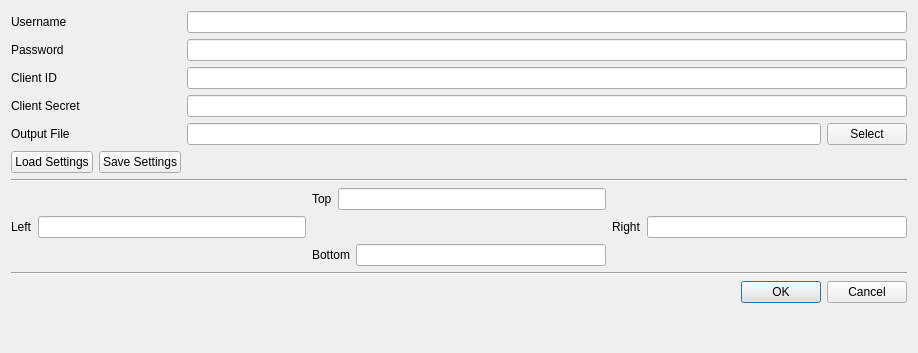
<?xml version="1.0" encoding="UTF-8"?>
<ui version="4.0">
 <class>DGConnect</class>
 <widget class="QDialog" name="DGConnect">
  <property name="geometry">
   <rect>
    <x>0</x>
    <y>0</y>
    <width>918</width>
    <height>353</height>
   </rect>
  </property>
  <property name="windowTitle">
   <string>DGConnect</string>
  </property>
  <layout class="QFormLayout" name="formLayout">
   <property name="fieldGrowthPolicy">
    <enum>QFormLayout::AllNonFixedFieldsGrow</enum>
   </property>
   <item row="0" column="0">
    <widget class="QLabel" name="username_label">
     <property name="text">
      <string>Username</string>
     </property>
     <property name="buddy">
      <cstring>username</cstring>
     </property>
    </widget>
   </item>
   <item row="0" column="1">
    <widget class="QLineEdit" name="username"/>
   </item>
   <item row="1" column="0">
    <widget class="QLabel" name="password_label">
     <property name="text">
      <string>Password</string>
     </property>
     <property name="buddy">
      <cstring>password</cstring>
     </property>
    </widget>
   </item>
   <item row="1" column="1">
    <widget class="QLineEdit" name="password">
     <property name="echoMode">
      <enum>QLineEdit::Password</enum>
     </property>
    </widget>
   </item>
   <item row="2" column="0">
    <widget class="QLabel" name="client_id_label">
     <property name="text">
      <string>Client ID</string>
     </property>
     <property name="buddy">
      <cstring>client_id</cstring>
     </property>
    </widget>
   </item>
   <item row="2" column="1">
    <widget class="QLineEdit" name="client_id"/>
   </item>
   <item row="3" column="0">
    <widget class="QLabel" name="client_secret_label">
     <property name="text">
      <string>Client Secret</string>
     </property>
     <property name="buddy">
      <cstring>client_secret</cstring>
     </property>
    </widget>
   </item>
   <item row="3" column="1">
    <widget class="QLineEdit" name="client_secret">
     <property name="echoMode">
      <enum>QLineEdit::Password</enum>
     </property>
    </widget>
   </item>
   <item row="6" column="1">
    <layout class="QHBoxLayout" name="select_file_layout">
     <item>
      <widget class="QLineEdit" name="select_file"/>
     </item>
     <item>
      <widget class="QPushButton" name="select_file_button">
       <property name="text">
        <string>Select</string>
       </property>
      </widget>
     </item>
    </layout>
   </item>
   <item row="7" column="0">
    <layout class="QHBoxLayout" name="settings_layout">
     <property name="rightMargin">
      <number>0</number>
     </property>
     <property name="bottomMargin">
      <number>0</number>
     </property>
     <item>
      <widget class="QPushButton" name="load_settings_button">
       <property name="text">
        <string>Load Settings</string>
       </property>
       <property name="checkable">
        <bool>false</bool>
       </property>
      </widget>
     </item>
     <item>
      <widget class="QPushButton" name="save_settings_button">
       <property name="text">
        <string>Save Settings</string>
       </property>
       <property name="checkable">
        <bool>false</bool>
       </property>
      </widget>
     </item>
    </layout>
   </item>
   <item row="9" column="0" colspan="2">
    <widget class="Line" name="line">
     <property name="orientation">
      <enum>Qt::Horizontal</enum>
     </property>
    </widget>
   </item>
   <item row="13" column="0" colspan="2">
    <layout class="QGridLayout" name="bbox_layout">
     <property name="bottomMargin">
      <number>0</number>
     </property>
     <property name="horizontalSpacing">
      <number>6</number>
     </property>
     <item row="0" column="2">
      <spacer name="horizontalSpacer">
       <property name="orientation">
        <enum>Qt::Horizontal</enum>
       </property>
       <property name="sizeHint" stdset="0">
        <size>
         <width>40</width>
         <height>20</height>
        </size>
       </property>
      </spacer>
     </item>
     <item row="0" column="1">
      <layout class="QHBoxLayout" name="top_layout">
       <property name="leftMargin">
        <number>0</number>
       </property>
       <item>
        <widget class="QLabel" name="top_label">
         <property name="text">
          <string>Top</string>
         </property>
         <property name="buddy">
          <cstring>top</cstring>
         </property>
        </widget>
       </item>
       <item>
        <widget class="QLineEdit" name="top">
         <property name="readOnly">
          <bool>false</bool>
         </property>
        </widget>
       </item>
      </layout>
     </item>
     <item row="1" column="0">
      <layout class="QHBoxLayout" name="left_layout">
       <property name="bottomMargin">
        <number>0</number>
       </property>
       <item>
        <widget class="QLabel" name="left_label">
         <property name="text">
          <string>Left</string>
         </property>
         <property name="buddy">
          <cstring>left</cstring>
         </property>
        </widget>
       </item>
       <item>
        <widget class="QLineEdit" name="left">
         <property name="readOnly">
          <bool>false</bool>
         </property>
        </widget>
       </item>
      </layout>
     </item>
     <item row="1" column="2">
      <layout class="QHBoxLayout" name="right_layout">
       <item>
        <widget class="QLabel" name="right_label">
         <property name="text">
          <string>Right</string>
         </property>
         <property name="buddy">
          <cstring>right</cstring>
         </property>
        </widget>
       </item>
       <item>
        <widget class="QLineEdit" name="right">
         <property name="readOnly">
          <bool>false</bool>
         </property>
        </widget>
       </item>
      </layout>
     </item>
     <item row="0" column="0">
      <spacer name="horizontalSpacer_2">
       <property name="orientation">
        <enum>Qt::Horizontal</enum>
       </property>
       <property name="sizeHint" stdset="0">
        <size>
         <width>40</width>
         <height>20</height>
        </size>
       </property>
      </spacer>
     </item>
     <item row="1" column="1">
      <spacer name="horizontalSpacer_3">
       <property name="orientation">
        <enum>Qt::Horizontal</enum>
       </property>
       <property name="sizeHint" stdset="0">
        <size>
         <width>40</width>
         <height>20</height>
        </size>
       </property>
      </spacer>
     </item>
     <item row="2" column="1">
      <layout class="QHBoxLayout" name="bottom_layout">
       <property name="bottomMargin">
        <number>0</number>
       </property>
       <item>
        <widget class="QLabel" name="bottom_label">
         <property name="text">
          <string>Bottom</string>
         </property>
         <property name="buddy">
          <cstring>bottom</cstring>
         </property>
        </widget>
       </item>
       <item>
        <widget class="QLineEdit" name="bottom">
         <property name="readOnly">
          <bool>false</bool>
         </property>
        </widget>
       </item>
      </layout>
     </item>
    </layout>
   </item>
   <item row="15" column="0" colspan="2">
    <widget class="Line" name="line_2">
     <property name="orientation">
      <enum>Qt::Horizontal</enum>
     </property>
    </widget>
   </item>
   <item row="16" column="1">
    <widget class="QDialogButtonBox" name="yes_no_box">
     <property name="orientation">
      <enum>Qt::Horizontal</enum>
     </property>
     <property name="standardButtons">
      <set>QDialogButtonBox::Cancel|QDialogButtonBox::Ok</set>
     </property>
    </widget>
   </item>
   <item row="6" column="0">
    <widget class="QLabel" name="select_file_label">
     <property name="text">
      <string>Output File</string>
     </property>
     <property name="buddy">
      <cstring>select_file</cstring>
     </property>
    </widget>
   </item>
  </layout>
 </widget>
 <resources/>
 <connections/>
</ui>
